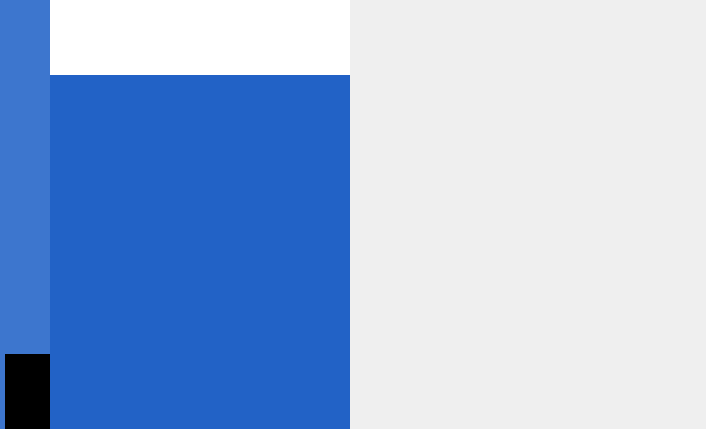
<?xml version="1.0" encoding="UTF-8"?>
<ui version="4.0">
 <class>MainWindow</class>
 <widget class="QMainWindow" name="MainWindow">
  <property name="geometry">
   <rect>
    <x>0</x>
    <y>0</y>
    <width>706</width>
    <height>429</height>
   </rect>
  </property>
  <property name="windowTitle">
   <string>MainWindow</string>
  </property>
  <widget class="QWidget" name="centralwidget">
   <property name="styleSheet">
    <string notr="true">#Left_Widget{
background-color: #2262C6;
}
#Left_Inst_Bar_W{
background-color:#3D76CE;
}
</string>
   </property>
   <layout class="QHBoxLayout" name="horizontalLayout">
    <property name="spacing">
     <number>0</number>
    </property>
    <property name="leftMargin">
     <number>0</number>
    </property>
    <property name="topMargin">
     <number>0</number>
    </property>
    <property name="rightMargin">
     <number>0</number>
    </property>
    <property name="bottomMargin">
     <number>0</number>
    </property>
    <item>
     <widget class="QWidget" name="Left_Inst_Bar_W" native="true">
      <property name="minimumSize">
       <size>
        <width>50</width>
        <height>0</height>
       </size>
      </property>
      <property name="maximumSize">
       <size>
        <width>50</width>
        <height>16777215</height>
       </size>
      </property>
      <layout class="QVBoxLayout" name="verticalLayout">
       <property name="leftMargin">
        <number>5</number>
       </property>
       <property name="topMargin">
        <number>5</number>
       </property>
       <property name="rightMargin">
        <number>0</number>
       </property>
       <property name="bottomMargin">
        <number>0</number>
       </property>
       <item>
        <widget class="QWidget" name="Button" native="true">
         <layout class="QVBoxLayout" name="verticalLayout_2">
          <property name="leftMargin">
           <number>0</number>
          </property>
          <property name="topMargin">
           <number>0</number>
          </property>
          <property name="rightMargin">
           <number>0</number>
          </property>
          <property name="bottomMargin">
           <number>0</number>
          </property>
         </layout>
        </widget>
       </item>
       <item>
        <spacer name="verticalSpacer">
         <property name="orientation">
          <enum>Qt::Vertical</enum>
         </property>
         <property name="sizeHint" stdset="0">
          <size>
           <width>20</width>
           <height>420</height>
          </size>
         </property>
        </spacer>
       </item>
       <item>
        <widget class="QWidget" name="L_D_W" native="true">
         <property name="minimumSize">
          <size>
           <width>50</width>
           <height>75</height>
          </size>
         </property>
         <property name="maximumSize">
          <size>
           <width>50</width>
           <height>75</height>
          </size>
         </property>
         <property name="styleSheet">
          <string notr="true">background-color: rgb(0, 0, 0);</string>
         </property>
         <layout class="QGridLayout" name="gridLayout_2">
          <property name="leftMargin">
           <number>0</number>
          </property>
          <property name="topMargin">
           <number>0</number>
          </property>
          <property name="rightMargin">
           <number>0</number>
          </property>
          <property name="bottomMargin">
           <number>3</number>
          </property>
         </layout>
        </widget>
       </item>
      </layout>
     </widget>
    </item>
    <item>
     <widget class="QWidget" name="Left_Widget" native="true">
      <property name="minimumSize">
       <size>
        <width>300</width>
        <height>0</height>
       </size>
      </property>
      <property name="maximumSize">
       <size>
        <width>300</width>
        <height>16777215</height>
       </size>
      </property>
      <layout class="QVBoxLayout" name="verticalLayout_3">
       <property name="spacing">
        <number>0</number>
       </property>
       <property name="leftMargin">
        <number>0</number>
       </property>
       <property name="topMargin">
        <number>0</number>
       </property>
       <property name="rightMargin">
        <number>0</number>
       </property>
       <property name="bottomMargin">
        <number>0</number>
       </property>
       <item>
        <widget class="QWidget" name="Logo_W" native="true">
         <property name="minimumSize">
          <size>
           <width>300</width>
           <height>75</height>
          </size>
         </property>
         <property name="maximumSize">
          <size>
           <width>300</width>
           <height>75</height>
          </size>
         </property>
         <property name="styleSheet">
          <string notr="true">background-image: url(:/icons/JX_Logo.svg);
background-position: center;
background-repeat: no-repeat;
background-color: rgb(255, 255, 255);

</string>
         </property>
         <layout class="QGridLayout" name="gridLayout">
          <property name="leftMargin">
           <number>0</number>
          </property>
          <property name="topMargin">
           <number>0</number>
          </property>
          <property name="rightMargin">
           <number>0</number>
          </property>
          <property name="bottomMargin">
           <number>0</number>
          </property>
         </layout>
        </widget>
       </item>
       <item>
        <widget class="QWidget" name="Left_OutSide_W" native="true">
         <layout class="QVBoxLayout" name="verticalLayout_4">
          <property name="leftMargin">
           <number>0</number>
          </property>
          <property name="topMargin">
           <number>0</number>
          </property>
          <property name="rightMargin">
           <number>0</number>
          </property>
          <property name="bottomMargin">
           <number>0</number>
          </property>
          <item>
           <widget class="QWidget" name="Last_Files_W" native="true">
            <property name="minimumSize">
             <size>
              <width>0</width>
              <height>0</height>
             </size>
            </property>
            <layout class="QVBoxLayout" name="verticalLayout_5">
             <property name="leftMargin">
              <number>5</number>
             </property>
             <property name="topMargin">
              <number>5</number>
             </property>
             <property name="rightMargin">
              <number>5</number>
             </property>
             <property name="bottomMargin">
              <number>5</number>
             </property>
            </layout>
           </widget>
          </item>
          <item>
           <spacer name="verticalSpacer_2">
            <property name="orientation">
             <enum>Qt::Vertical</enum>
            </property>
            <property name="sizeHint" stdset="0">
             <size>
              <width>20</width>
              <height>327</height>
             </size>
            </property>
           </spacer>
          </item>
         </layout>
        </widget>
       </item>
      </layout>
     </widget>
    </item>
    <item>
     <widget class="QWidget" name="Right_Main_W" native="true">
      <property name="styleSheet">
       <string notr="true"/>
      </property>
      <layout class="QVBoxLayout" name="verticalLayout_6">
       <item>
        <widget class="QWidget" name="Out_Info_W" native="true">
         <layout class="QVBoxLayout" name="verticalLayout_7">
          <property name="leftMargin">
           <number>2</number>
          </property>
          <property name="topMargin">
           <number>2</number>
          </property>
          <property name="rightMargin">
           <number>2</number>
          </property>
          <property name="bottomMargin">
           <number>2</number>
          </property>
         </layout>
        </widget>
       </item>
       <item>
        <spacer name="verticalSpacer_3">
         <property name="orientation">
          <enum>Qt::Vertical</enum>
         </property>
         <property name="sizeHint" stdset="0">
          <size>
           <width>20</width>
           <height>40</height>
          </size>
         </property>
        </spacer>
       </item>
      </layout>
     </widget>
    </item>
   </layout>
  </widget>
 </widget>
 <resources/>
 <connections/>
</ui>
